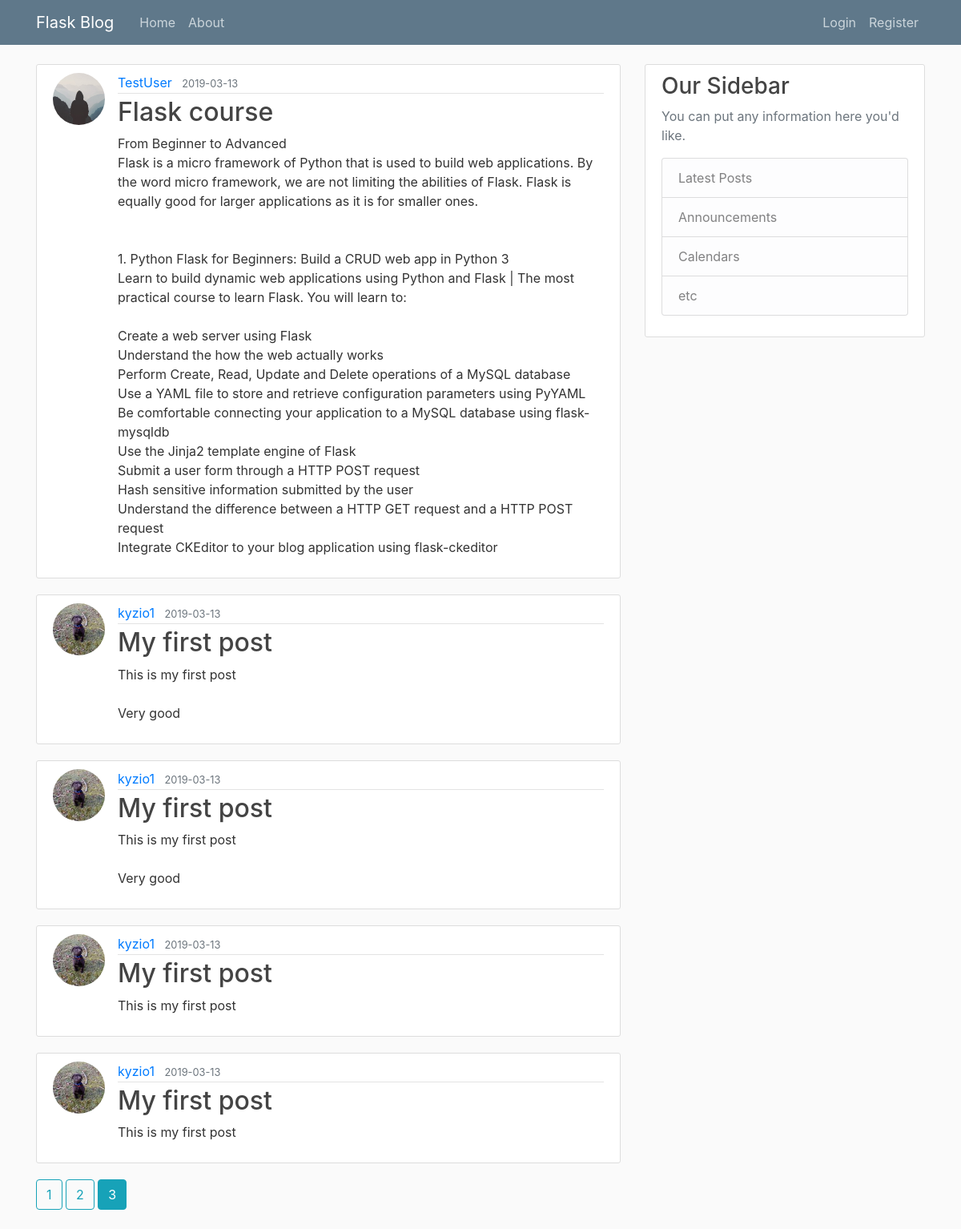
Screenshot of /home?page=3 with the database file from the repository.
### flaskblog/models.py (models this page shows, shortened)
class Post(db.Model):
    id = db.Column(db.Integer, primary_key=True) #
    title = db.Column(db.String(100), nullable=False)
    date_posted = db.Column(db.DateTime, nullable=False, default = datetime.utcnow) # datetime.utcnow is without parenthis () because we want to pass function (not a value of this executed function)
    content = db.Column(db.Text, nullable=False)
    user_id = db.Column(db.Integer, db.ForeignKey('user.id'), nullable=False)

class User(db.Model, UserMixin):
    id = db.Column(db.Integer, primary_key=True) #user ID is an integer and this will be our pirimary_key
    username = db.Column(db.String(20), unique=True, nullable=False) #we assumed that username will be max 20 character long. username must be unique and cannot have value NULL
    email = db.Column(db.String(120), unique=True, nullable=False) #we assumed that email will be max 120 character long. email must be unique and cannot have value NULL
    image_file = db.Column(db.String(20), nullable=False, default='default.jpg') #we assumed that user profile picture name will be max 20 character long.
    password = db.Column(db.String(60), nullable=False)
    posts = db.relationship('Post', backref='author', lazy=True)

### flaskblog/main/routes.py (the view)
@main.route("/") #route decorator. This decoreator allows to add aditional subpages. Decorators allows to add aditional functionality to existing functions
@main.route("/home")
def home():
    page = request.args.get('page', 1, type=int) # default page is page '1', type int is for
    posts = Post.query.order_by(Post.date_posted.desc()).paginate(page=page, per_page=5) #create post variable that will use paginate and order posts (latest first)
    return render_template('home.html', posts= posts)

### flaskblog/templates/home.html (shortened to what this page needs)
{% extends "layout.html" %}
{% block content %}
    {% for post in posts.items %}
        <article class="media content-section">
          <img class="rounded-circle article-img" src="{{ url_for('static', filename = 'profile_pics/' + post.author.image_file) }}">
          <div class="media-body">
            <div class="article-metadata">
              <a class="mr-2" href=" {{ url_for('users.user_posts', username= post.author.username) }} ">{{ post.author.username }}</a>
              <small class="text-muted">{{ post.date_posted.strftime('%Y-%m-%d') }}</small>
            </div>
            <h2><a class="article-title" href="{{ url_for('posts.post', post_id = post.id) }}">{{ post.title }}</a></h2>
            <p class="article-content">{{ post.content }}</p>
          </div>
        </article>
    {% endfor %}
    {% for page_num in posts.iter_pages(left_edge=1, right_edge=1, left_current=1, right_current=2) %}
        {% if page_num %}
            {% if posts.page == page_num %}
                <a class = "btn btn-info mb-4" href="{{ url_for('main.home', page = page_num)}}">{{ page_num}}</a>
            {% else %}
                <a class = "btn btn-outline-info mb-4" href="{{ url_for('main.home', page = page_num)}}">{{ page_num}}</a>
            {% endif %}
        {% endif %}
    {% endfor %}
{% endblock content %}

### flaskblog/static/main.css (style rules this page uses)
body { background: #fafafa; color: #333333; margin-top: 5rem; }
h1, h2, h3, h4, h5, h6 { color: #444444; }
.content-section { background: #ffffff; padding: 10px 20px; border: 1px solid #dddddd; border-radius: 3px; margin-bottom: 20px; }
.article-title { color: #444444; }
.article-content { white-space: pre-line; }
.article-img { height: 65px; width: 65px; margin-right: 16px; }
.article-metadata { padding-bottom: 1px; margin-bottom: 4px; border-bottom: 1px solid #e3e3e3 }

### rows the page displays
Post: image_file (placeholder picture), author.username "TestUser", date_posted "2019-03-13", title "Flask course", content "From Beginner to Advanced Flask is a micro framework of Python that is used to build web applications. By the word micro framework, we are not limiting the abilities of Flask. Flask is equally good for larger applications as it is for smaller ones. 1. Python Flask for Beginners: Build a CRUD web app in Python 3 Learn to build dynamic web applications using Python and Flask | The most practical course to learn Flask. You will learn to: Create a web server using Flask Understand the how the web actually works Perform Create, Read, Update and Delete operations of a MySQL database Use a YAML file to store and retrieve configuration parameters using PyYAML Be comfortable connecting your…"
Post: image_file (picture), author.username "kyzio1", date_posted "2019-03-13", title "My first post", content "This is my first post Very good"
Post: image_file (picture), author.username "kyzio1", date_posted "2019-03-13", title "My first post", content "This is my first post Very good"
Post: image_file (picture), author.username "kyzio1", date_posted "2019-03-13", title "My first post", content "This is my first post"
Post: image_file (picture), author.username "kyzio1", date_posted "2019-03-13", title "My first post", content "This is my first post"

### other values shown
{{ page_num }} "1" "2"
{{ page_num }} "3"
